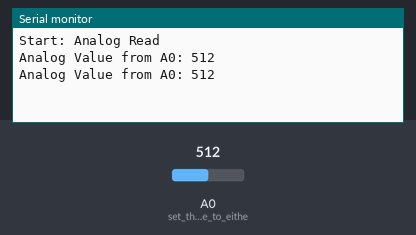
Bench run of a sketch on a simulated Arduino Uno, built with avr-gcc and run on an emulated ATmega328P. Shown: the last lines printed to the serial monitor. The inputs (shaded band) are chosen by the test bench; at power-on: A0 (set_the_pin_mode_to_eithe) = 512.

Above: at 1.8 s.
1.9 s: A0 (set_the_pin_mode_to_eithe) set to 716
At 2.8 s:
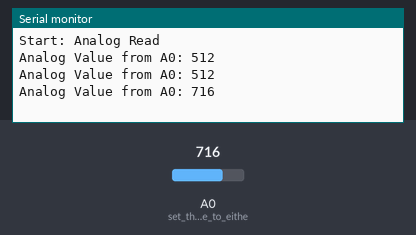
3.4 s: A0 (set_the_pin_mode_to_eithe) set to 900
At 4.8 s:
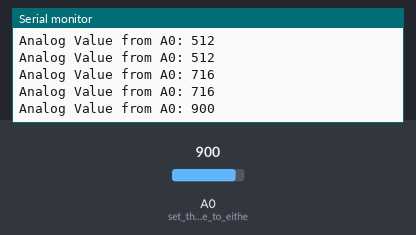
Timing chart, 0 to 6.4 s (numbered marks = the images above; inputs shaded):
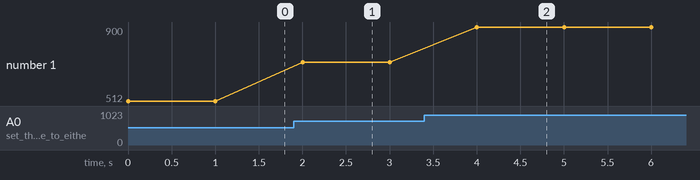

The sketch:

Analog_Read.ino
```cpp
void setup() {
  // put your setup code here, to run once:
  Serial.begin(115200);
  Serial.println("Start: Analog Read");
  pinMode(A0,INPUT); // set the pin mode to either input or output

}

void loop() {
  // put your main code here, to run repeatedly:
  int val = analogRead(A0);
  Serial.print("Analog Value from A0: ");
  Serial.println(val); // challenge: check out serial plotter and plot this with several other values on a graph
  delay(1000);
}
```

Measured:
- after the input at 1.9 s, the serial monitor: prints a new line after 0.10 s (image 1)
- after the input at 3.4 s, the serial monitor: prints a new line after 0.60 s (image 2)
- plotted number 1: 512 → 716 after the input at 1.9 s, 716 → 900 after the input at 3.4 s
